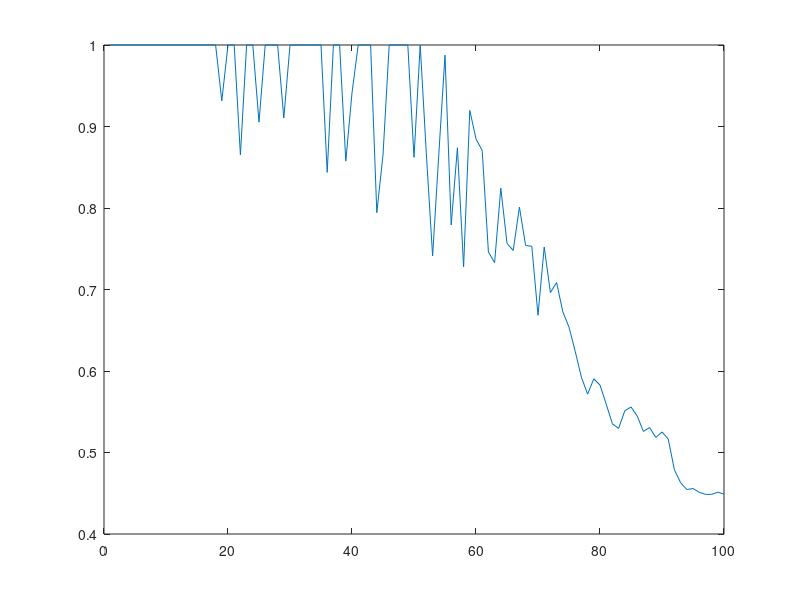

Write the MATLAB code that produced this figure.
%This function runs in two parts:
%First uncomment the for loop that iterates to get values of characteristic
%path length and comment other code. For this, please change the matrix in dijkstras.m to
%'adjws.txt' first. This will save verage path length in 'L1.txt'. Save
%just one case of probability p=0, to 'l0.txt'. For this please make
%changes in characteristicpathlength.m.
%
%Secondly, uncomment the rest of the code, comment the for loop. Thsi will
%generate the graph of L(p)/L(0)

function plotL
p=[0.0001,0.00011,0.00012,0.00015,0.00016,0.00019,0.0002,0.00025,0.00027,0.0003,0.00031,0.00035,0.00037,0.00039,0.0004,0.00041,0.00043,0.00045,0.00047,0.00049,0.0005,0.00052,0.00053,0.00055,0.00057,0.00059,0.0006,0.00062,0.00063,0.00067,0.00069,0.0007,0.00072,0.00075,0.00079,0.0008,0.00082,0.00084,0.00086,0.00088,0.0009,0.00092,0.00094,0.00096,0.00098,0.001,0.0014,0.0018,0.002,0.0024,0.0028,0.003,0.0034,0.0038,0.004,0.0042,0.0047,0.005,0.0053,0.0058,0.006,0.0063,0.0068,0.007,0.0073,0.0078,0.008,0.0082,0.0087,0.009,0.0093,0.0097,0.01,0.015,0.02,0.025,0.03,0.035,0.04,0.045,0.05,0.055,0.06,0.065,0.07,0.075,0.08,0.085,0.09,0.095,0.1,0.2,0.3,0.4,0.5,0.6,0.7,0.8,0.9,1];

r=size(p);
r=r(2);
% for i=1:r
%     wattsstrogatz(100,10,p(i));
%     Mat=dlmread('adjws.txt');
%     characteristicpathlength;
% end
L1=dlmread('L1.txt');
L0=dlmread('L0.txt');

X=zeros(0,1);
Y=zeros(0,1);
for i=1:r
    x=L1(i)/L0;
    X=[X;x];
end
disp(X);
figure(1);
plot(X);
end
